Frame 1 (no input): blank canvas, image omitted
Frame 60 (the mouse pressed at the canvas centre just before this capture): blank canvas, image omitted
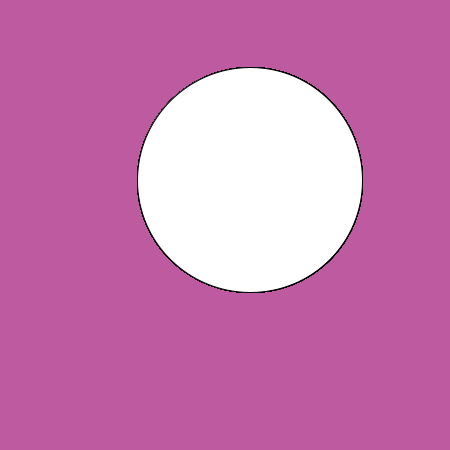
Frame 120 (the mouse held since frame 60 and released just before this capture)

The Processing sketch whose frames 1 and 60 were blank and that drew this single picture after the mouse press (run headless with seeded random() and noise(); from frame 60 on, the mouse is pressed at the canvas centre):

// Processing sketch: processing_101367
// ── processing_101367.pde

int counter;

void setup() {
size(450,450);
rectMode(CENTER);
background(190,90,160);
}
void draw() {
ellipse(250,180,mouseX,mouseY);
}
